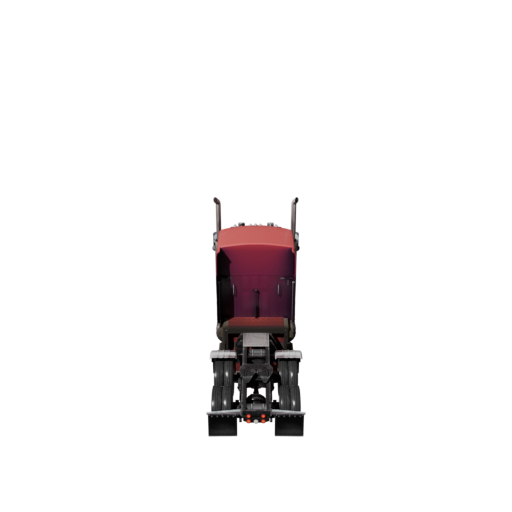
#> input picture assets_source/trucks/kenworth_w900/renders/kenworth_w900_pristine_00.png, 512 x 512 px, found by its file name
$ python pack_sprite_sheet.py
#> lines starting #> are read from the running program, lines starting #| are printed output that depends on the picture
"""
Sprite Sheet Packer for Kenworth W900L
Packs 16 rendered angles into a single 4x4 sprite sheet
"""

from PIL import Image
import os

# Configuration
INPUT_DIR = r"C:\Users\rober\Git\break_brake\assets_source\trucks\kenworth_w900\renders"
OUTPUT_DIR = r"C:\Users\rober\Git\break_brake\assets\images\trucks"
OUTPUT_FILE = os.path.join(OUTPUT_DIR, "kenworth_w900_pristine.png")

FRAME_SIZE = 512
COLS = 4
ROWS = 4
NUM_FRAMES = 16

def pack_sprite_sheet():
    """Pack 16 individual frames into a 2048x2048 sprite sheet"""
    print("\nKENWORTH W900L SPRITE SHEET PACKER")
    print("=" * 60)

    # Calculate sprite sheet dimensions
    sheet_width = FRAME_SIZE * COLS
    sheet_height = FRAME_SIZE * ROWS

    print(f"Individual frame size: {FRAME_SIZE}x{FRAME_SIZE}")
    print(f"Sprite sheet size: {sheet_width}x{sheet_height}")
    print(f"Total frames: {NUM_FRAMES} (arranged in {ROWS}x{COLS} grid)")

    # Create blank sprite sheet with transparency
    sprite_sheet = Image.new('RGBA', (sheet_width, sheet_height), (0, 0, 0, 0))
#> sprite_sheet: PIL image 2048x2048 RGBA; every value is 0

    # Pack each frame into the sprite sheet
    for i in range(NUM_FRAMES):
        frame_path = os.path.join(INPUT_DIR, f"kenworth_w900_pristine_{i:02d}.png")

        # Check if frame exists
        if not os.path.exists(frame_path):
            print(f"WARNING: Frame {i} not found at {frame_path}")
            continue

        # Load frame
        frame = Image.open(frame_path)
#> frame is the input picture: PIL image 512x512 RGBA; mean R, G, B, A 5.3, 3.5, 3.8, 16.5

        # Calculate position in grid
        col = i % COLS
        row = i // COLS
        x = col * FRAME_SIZE
        y = row * FRAME_SIZE

        # Paste frame into sprite sheet
        sprite_sheet.paste(frame, (x, y))
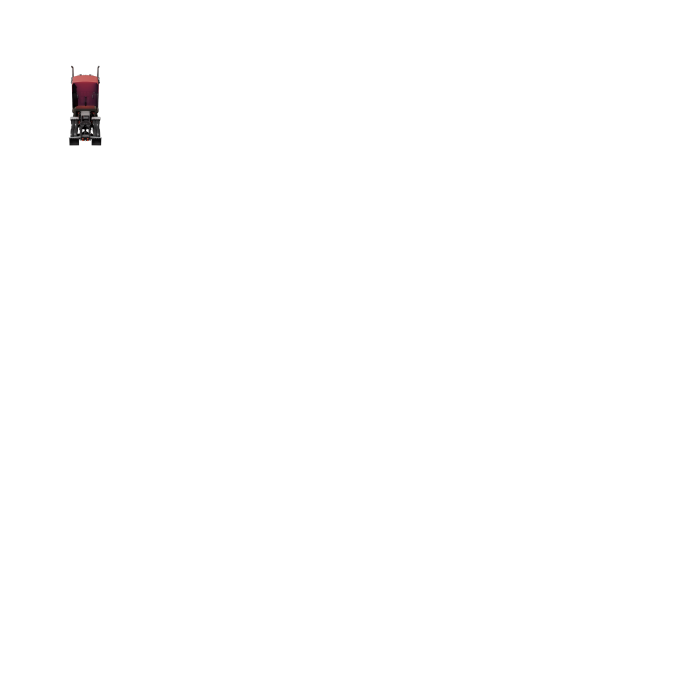
#> sprite_sheet: PIL image 2048x2048 RGBA (shown at 1/3 size); mean R, G, B, A 0.3, 0.2, 0.2, 1; transparent parts drawn white

        print(f"Packed frame {i:02d} at position ({col}, {row}) -> pixel ({x}, {y})")

    # Create output directory if it doesn't exist
    os.makedirs(OUTPUT_DIR, exist_ok=True)

    # Save sprite sheet
    print(f"\nSaving sprite sheet to: {OUTPUT_FILE}")
    sprite_sheet.save(OUTPUT_FILE, 'PNG', optimize=True)

    # Check file size
    if os.path.exists(OUTPUT_FILE):
        size_mb = os.path.getsize(OUTPUT_FILE) / (1024 * 1024)
        print(f"Sprite sheet saved successfully!")
        print(f"File size: {size_mb:.2f} MB")
        print(f"Dimensions: {sheet_width}x{sheet_height}")
        print(f"Format: PNG with transparency (RGBA)")

        print("\n" + "=" * 60)
        print("SPRITE SHEET PACKING COMPLETE!")
        print("\nNext steps:")
        print("1. Verify sprite sheet looks correct")
        print("2. Integrate into Flame game (TruckComponent)")
        print("3. Test sprite rotation and rendering")
        print("4. Measure performance (60+ FPS target)")
    else:
        print("ERROR: Failed to save sprite sheet!")

def main():
    pack_sprite_sheet()

if __name__ == "__main__":
    main()
